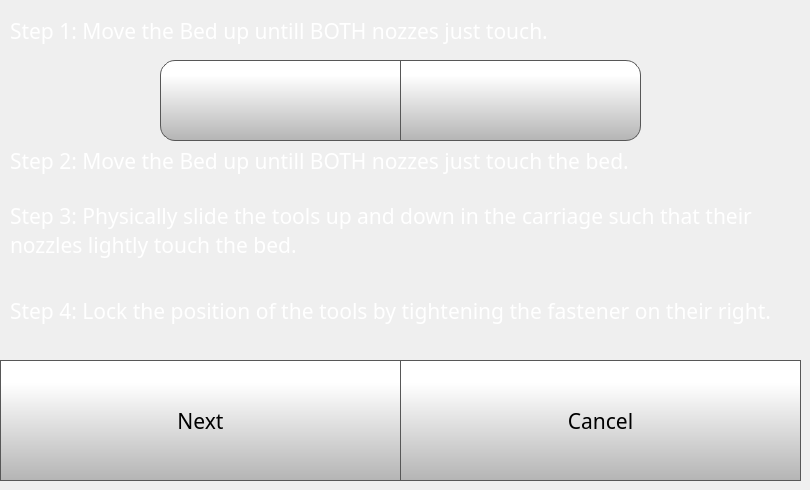
    <widget class="QWidget" name="idexConfigStep5Page">
     <widget class="QPushButton" name="moveZMIdexButton">
      <property name="geometry">
       <rect>
        <x>400</x>
        <y>60</y>
        <width>241</width>
        <height>81</height>
       </rect>
      </property>
      <property name="minimumSize">
       <size>
        <width>0</width>
        <height>0</height>
       </size>
      </property>
      <property name="font">
       <font>
        <family>Gotham</family>
        <pointsize>16</pointsize>
       </font>
      </property>
      <property name="styleSheet">
       <string notr="true">QPushButton {
     border: 1px solid rgb(87, 87, 87);

	background-color: qlineargradient(spread:pad, x1:0, y1:1, x2:0, y2:0.188, stop:0 rgba(180, 180, 180, 255), stop:1 rgba(255, 255, 255, 255));
	border-bottom-right-radius: 15px;
	border-top-right-radius: 15px;
}

QPushButton:pressed {
    background-color: qlineargradient(x1: 0, y1: 0, x2: 0, y2: 1,
                                      stop: 0 #dadbde, stop: 1 #f6f7fa);
}

QPushButton:flat {
    border: none; /* no border for a flat push button */
}

QPushButton:default {
    border-color: navy; /* make the default button prominent */
}

QPushButton:focus {
	outline: none;
}</string>
      </property>
      <property name="text">
       <string/>
      </property>
      <property name="icon">
       <iconset>
        <normaloff>templates/img/arrows.png</normaloff>templates/img/arrows.png</iconset>
      </property>
      <property name="iconSize">
       <size>
        <width>150</width>
        <height>150</height>
       </size>
      </property>
      <property name="checkable">
       <bool>false</bool>
      </property>
      <property name="autoDefault">
       <bool>false</bool>
      </property>
      <property name="default">
       <bool>false</bool>
      </property>
      <property name="flat">
       <bool>false</bool>
      </property>
     </widget>
     <widget class="QLabel" name="toolZOffsetLabel_4">
      <property name="geometry">
       <rect>
        <x>10</x>
        <y>10</y>
        <width>791</width>
        <height>41</height>
       </rect>
      </property>
      <property name="font">
       <font>
        <family>Gotham</family>
        <pointsize>16</pointsize>
        <weight>50</weight>
        <bold>false</bold>
       </font>
      </property>
      <property name="styleSheet">
       <string notr="true">color: rgb(255, 255, 255);</string>
      </property>
      <property name="text">
       <string>Step 1: Move the Bed up untill BOTH nozzes just touch.</string>
      </property>
      <property name="wordWrap">
       <bool>true</bool>
      </property>
     </widget>
     <widget class="QPushButton" name="idexConfigStep5NextButton">
      <property name="geometry">
       <rect>
        <x>0</x>
        <y>360</y>
        <width>401</width>
        <height>121</height>
       </rect>
      </property>
      <property name="font">
       <font>
        <family>Gotham</family>
        <pointsize>16</pointsize>
       </font>
      </property>
      <property name="styleSheet">
       <string notr="true">QPushButton {
     border: 1px solid rgb(87, 87, 87);
	background-color: qlineargradient(spread:pad, x1:0, y1:1, x2:0, y2:0.188, stop:0 rgba(180, 180, 180, 255), stop:1 rgba(255, 255, 255, 255));


}

QPushButton:pressed {
    background-color: qlineargradient(x1: 0, y1: 0, x2: 0, y2: 1,
                                      stop: 0 #dadbde, stop: 1 #f6f7fa);
}

QPushButton:flat {
    border: none; /* no border for a flat push button */
}

QPushButton:default {
    border-color: navy; /* make the default button prominent */
}

QPushButton:focus {
	outline: none;
}</string>
      </property>
      <property name="text">
       <string>Next</string>
      </property>
      <property name="iconSize">
       <size>
        <width>40</width>
        <height>40</height>
       </size>
      </property>
     </widget>
     <widget class="QPushButton" name="idexConfigStep5CancelButton">
      <property name="geometry">
       <rect>
        <x>400</x>
        <y>360</y>
        <width>401</width>
        <height>121</height>
       </rect>
      </property>
      <property name="font">
       <font>
        <family>Gotham</family>
        <pointsize>16</pointsize>
       </font>
      </property>
      <property name="styleSheet">
       <string notr="true">QPushButton {
     border: 1px solid rgb(87, 87, 87);
	background-color: qlineargradient(spread:pad, x1:0, y1:1, x2:0, y2:0.188, stop:0 rgba(180, 180, 180, 255), stop:1 rgba(255, 255, 255, 255));


}

QPushButton:pressed {
    background-color: qlineargradient(x1: 0, y1: 0, x2: 0, y2: 1,
                                      stop: 0 #dadbde, stop: 1 #f6f7fa);
}

QPushButton:flat {
    border: none; /* no border for a flat push button */
}

QPushButton:default {
    border-color: navy; /* make the default button prominent */
}

QPushButton:focus {
	outline: none;
}</string>
      </property>
      <property name="text">
       <string>Cancel</string>
      </property>
      <property name="iconSize">
       <size>
        <width>40</width>
        <height>40</height>
       </size>
      </property>
     </widget>
     <widget class="QPushButton" name="moveZPIdexButton">
      <property name="geometry">
       <rect>
        <x>160</x>
        <y>60</y>
        <width>241</width>
        <height>81</height>
       </rect>
      </property>
      <property name="minimumSize">
       <size>
        <width>0</width>
        <height>0</height>
       </size>
      </property>
      <property name="font">
       <font>
        <family>Gotham</family>
        <pointsize>16</pointsize>
       </font>
      </property>
      <property name="styleSheet">
       <string notr="true">QPushButton {
     border: 1px solid rgb(87, 87, 87);

	background-color: qlineargradient(spread:pad, x1:0, y1:1, x2:0, y2:0.188, stop:0 rgba(180, 180, 180, 255), stop:1 rgba(255, 255, 255, 255));
	border-bottom-left-radius: 15px;
	border-top-left-radius: 15px;
}

QPushButton:pressed {
    background-color: qlineargradient(x1: 0, y1: 0, x2: 0, y2: 1,
                                      stop: 0 #dadbde, stop: 1 #f6f7fa);
}

QPushButton:flat {
    border: none; /* no border for a flat push button */
}

QPushButton:default {
    border-color: navy; /* make the default button prominent */
}

QPushButton:focus {
	outline: none;
}</string>
      </property>
      <property name="text">
       <string/>
      </property>
      <property name="icon">
       <iconset>
        <normaloff>templates/img/arrows-5.png</normaloff>templates/img/arrows-5.png</iconset>
      </property>
      <property name="iconSize">
       <size>
        <width>150</width>
        <height>150</height>
       </size>
      </property>
      <property name="checkable">
       <bool>false</bool>
      </property>
      <property name="autoDefault">
       <bool>false</bool>
      </property>
      <property name="default">
       <bool>false</bool>
      </property>
      <property name="flat">
       <bool>false</bool>
      </property>
     </widget>
     <widget class="QLabel" name="toolZOffsetLabel_5">
      <property name="geometry">
       <rect>
        <x>10</x>
        <y>140</y>
        <width>791</width>
        <height>41</height>
       </rect>
      </property>
      <property name="font">
       <font>
        <family>Gotham</family>
        <pointsize>16</pointsize>
        <weight>50</weight>
        <bold>false</bold>
       </font>
      </property>
      <property name="styleSheet">
       <string notr="true">color: rgb(255, 255, 255);</string>
      </property>
      <property name="text">
       <string>Step 2: Move the Bed up untill BOTH nozzes just touch the bed.</string>
      </property>
      <property name="wordWrap">
       <bool>true</bool>
      </property>
     </widget>
     <widget class="QLabel" name="toolZOffsetLabel_6">
      <property name="geometry">
       <rect>
        <x>10</x>
        <y>190</y>
        <width>791</width>
        <height>81</height>
       </rect>
      </property>
      <property name="font">
       <font>
        <family>Gotham</family>
        <pointsize>16</pointsize>
        <weight>50</weight>
        <bold>false</bold>
       </font>
      </property>
      <property name="styleSheet">
       <string notr="true">color: rgb(255, 255, 255);</string>
      </property>
      <property name="text">
       <string>Step 3: Physically slide the tools up and down in the carriage such that their nozzles lightly touch the bed. </string>
      </property>
      <property name="wordWrap">
       <bool>true</bool>
      </property>
     </widget>
     <widget class="QLabel" name="toolZOffsetLabel_7">
      <property name="geometry">
       <rect>
        <x>10</x>
        <y>270</y>
        <width>791</width>
        <height>81</height>
       </rect>
      </property>
      <property name="font">
       <font>
        <family>Gotham</family>
        <pointsize>16</pointsize>
        <weight>50</weight>
        <bold>false</bold>
       </font>
      </property>
      <property name="styleSheet">
       <string notr="true">color: rgb(255, 255, 255);</string>
      </property>
      <property name="text">
       <string>Step 4: Lock the position of the tools by tightening the fastener on their right.</string>
      </property>
      <property name="wordWrap">
       <bool>true</bool>
      </property>
     </widget>
    </widget>
